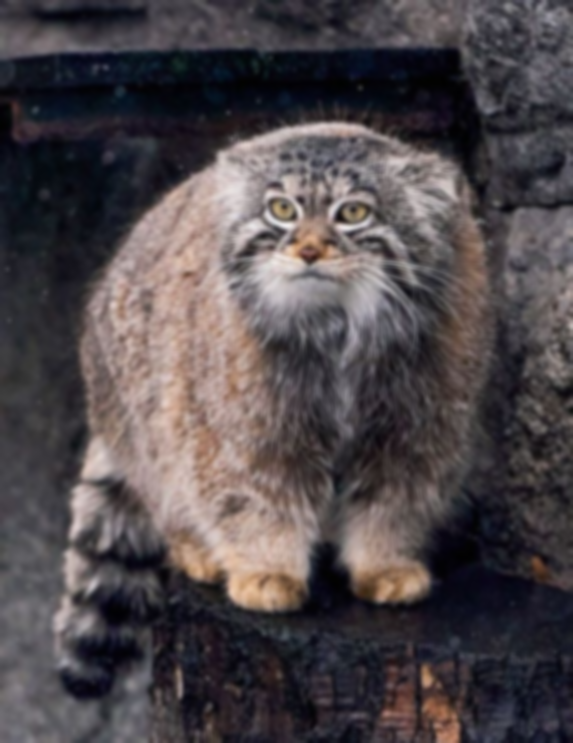
#> input picture src/lab1/pics/pic_opencv.png, 573 x 743 px
$ python main.py --image pics/pic_opencv.png
#> lines starting #> are read from the running program, lines starting #| are printed output that depends on the picture
#> in process, src is the input picture: shape (743, 573, 3); mean B, G, R 75.6, 72.5, 79.3
### src/lab1/kernel.py
import numpy as np
from abc import ABC, abstractmethod
from PIL import Image
import matplotlib.pyplot as plt

class Kernel(ABC):

    @abstractmethod
    def __call__(self, X):
        pass


class GaussianKernel(Kernel):

    def __init__(self, sigma: float, size: int):
        self.sigma = sigma
        if size % 2 == 0:
            raise  ValueError("Только нечетное число")

        self.size = size
        x, y = np.mgrid[:self.size, :self.size]
        self.kernel = (1/(2*np.pi*self.sigma**2)) * np.exp(-(x**2 + y**2)/ (2*self.sigma**2))
        print(self.kernel)
        self.kernel = self.kernel / self.kernel.sum()


    def __call__(self, X:np.ndarray):
        X = np.asarray(X)
        X = np.atleast_3d(X)
        X = np.moveaxis(X, -1, 0)

        c_axis,img_height, img_width =  X.shape
#> c_axis = 3; img_height = 743; img_width = 573
        pad_size = self.size // 2
        pad_mats = [np.pad(X[i], pad_width= ((pad_size, pad_size), (pad_size, pad_size)) , mode= "edge") for i in range(c_axis)]
#> pad_mats = 3 items


        for k, ax in enumerate(pad_mats):

            for i in range(img_height):

                for j in range(img_width):
                    region = ax[i: i+self.size,j: j+self.size]
                    X[k,i,j] = np.sum(region * self.kernel)
#> this loop made 3 passes
        return  np.moveaxis(X, 0, -1 )
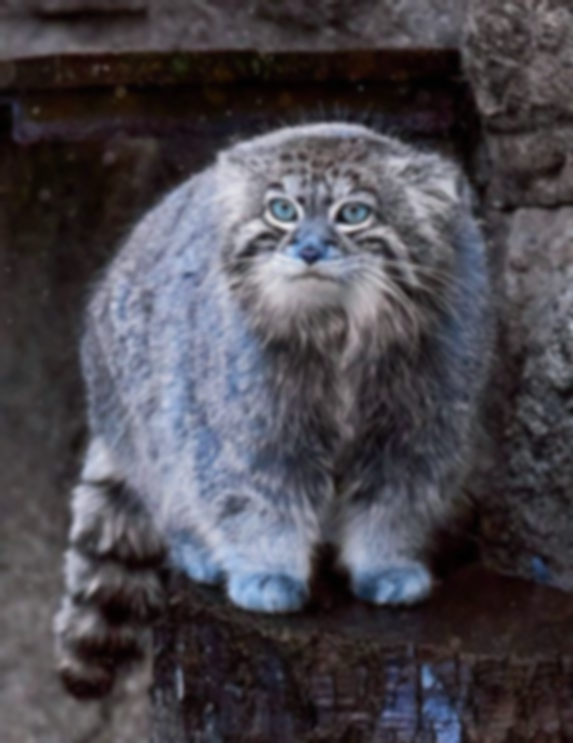
#> returned value: shape (743, 573, 3); mean of channels 0, 1, 2 78.8, 72, 75.1; drawn as B, G, R

### src/lab1/utils.py
import time

import cv2
from  pathlib import  Path


def show(title, img):
    cv2.imshow(title, img)

# [4 lines left out: function save, not called in this run]

class Timer:
    def __init__(self, name):
        self.name = name

    def __enter__(self):
        self.start = time.perf_counter()

    def __exit__(self, exc_type, exc_val, exc_tb):
        end = time.perf_counter()
        duration = (end - self.start)
        print(f"[TIME] {self.name}, duration {duration:.4f}")

### src/lab1/main.py
import  argparse, sys, time
from pathlib import  Path
import  cv2, numpy as np
from utils import show, Timer, save
from kernel import GaussianKernel


def process(image_path, ksize, sigma, mode, output_dir, viz):
    src = cv2.imread(str(image_path))
    src = cv2.cvtColor(src, cv2.COLOR_BGR2RGB)
    if src is None:
        sys.exit(f"Cannot read {image_path}")
    results = {}
    if mode in ("custom", "both"):
        g_ker = GaussianKernel(sigma, ksize)
        with Timer("Custom"):
            results["custom"] = g_ker(src)
    if mode in ("cv2", "both"):
        with Timer("cv2"):
            results["cv2"] = cv2.GaussianBlur(src, (ksize, ksize), sigma)
    if mode == "both":
        diff = cv2.absdiff(results["custom"], results["cv2"])
        results["diff"] = cv2.normalize(diff, None, 0,255, cv2.NORM_MINMAX)
        print(f"Max diff: {diff.max()}")
#| Max diff: 6


    if output_dir:
        save(output_dir, "pic_opencv.png", cv2.cvtColor(results["cv2"], cv2.COLOR_RGB2BGR))
    if viz:
        for title, img in results.items():
            if len(img.shape) == 3 and img.shape[2] == 3:
                img_to_show = cv2.cvtColor(img, cv2.COLOR_RGB2BGR)
            else:
                img_to_show = img

            show(title, img_to_show)
#> this loop made 3 passes
#> title on passes 1 to 3: 'custom', 'cv2', 'diff'
#> pass 3, in process, `img_to_show = cv2.cvtColor(img, cv2.COLOR_RGB2BGR)`:
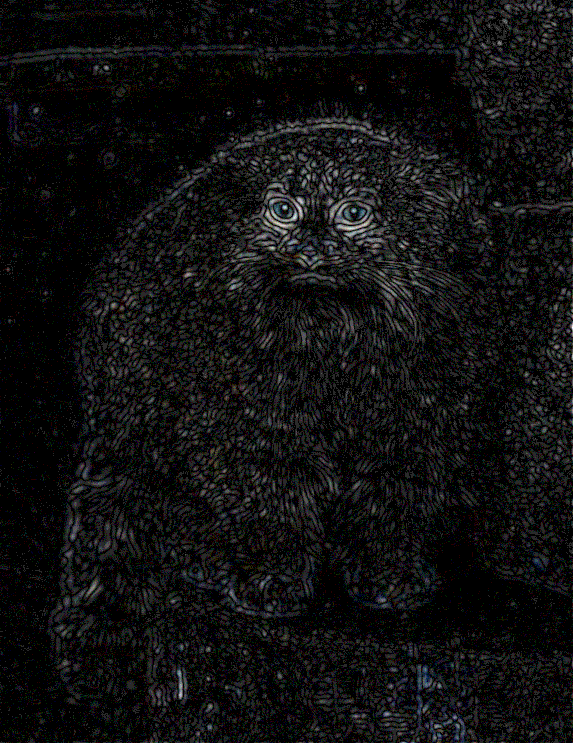
#> img_to_show: shape (743, 573, 3); mean R, G, B 16.1, 16.1, 16.4

        cv2.waitKey(0)
        cv2.destroyAllWindows()


def build_parser():
    p = argparse.ArgumentParser(formatter_class= argparse.ArgumentDefaultsHelpFormatter)
    p.add_argument("-i", "--image", type = Path, required=True)
    p.add_argument("-k", "--ksize", type = int, default=3)
    p.add_argument("-s", "--sigma", type = float, default=1)
    p.add_argument("-m", "--mode", choices=["custom", "cv2", "both"], default="both")
    p.add_argument("-o", "--output_dir", type = Path, default= None)
    p.add_argument("-v", "--viz", type = bool, default=True)

    return p


def main(argv = None):
    args = build_parser().parse_args(argv)
    if not args.image.exists():
        sys.exit(f"Not founrd {args.image}")

    process(args.image, args.ksize, args.sigma, args.mode, args.output_dir, args.viz)


if __name__ == "__main__":
    main()
